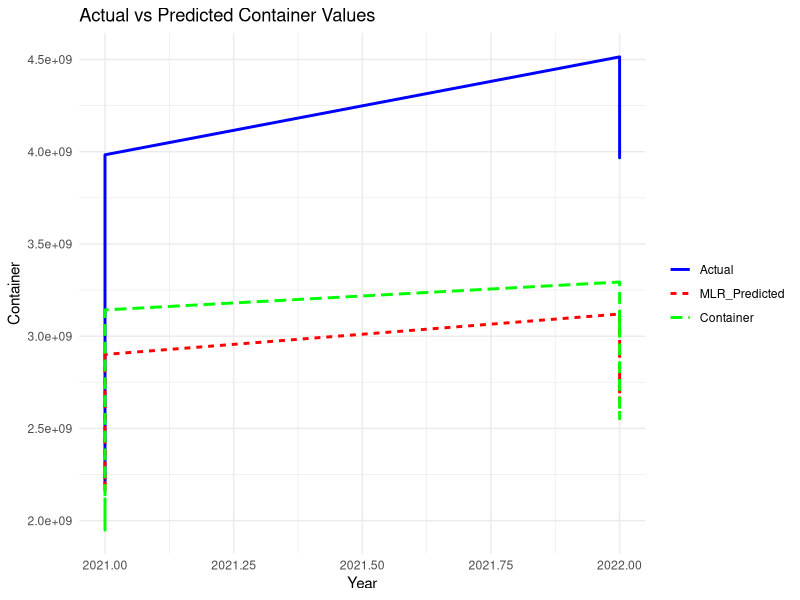

R code for this plot:
# Load necessary libraries
library(earth)
library(ggplot2)
library(dplyr)
library(lubridate)

# Read the data
data <- read.csv("container.csv")
data <- na.omit(data)

# Convert Date to Date format and extract Year
data$Date <- as.Date(data$Date, format = "%Y/%m/%d")
data$Year <- year(data$Date)

# Split data into training and testing sets
train_data <- subset(data, Year >= 2011 & Year <= 2020)
test_data <- subset(data, Year >= 2021 & Year <= 2023)

#---------------------------
# Identify KPIs using MLR
#---------------------------
# Fit MLR model
mlr_model <- lm(Container ~ ., data = train_data)
mlr_summary <- summary(mlr_model)

# Extract significant variables (p-value < 0.05)
names(coef(mlr_model))[which(mlr_summary$coefficients[, "Pr(>|t|)"] < 0.05)]
significant_vars_mlr <- names(coef(mlr_model))[which(mlr_summary$coefficients[, "Pr(>|t|)"] < 0.05)]
significant_vars_mlr <- significant_vars_mlr[significant_vars_mlr != "(Intercept)"]

#----------------------------
# Identify KPIs using MARS
#----------------------------
# Fit MARS model with default parameters
mars_model <- earth(Container ~ ., data = train_data)
mars_evimp <- evimp(mars_model)

# Extract variables used in MARS model
rownames(mars_evimp)
significant_vars_mars <- rownames(mars_evimp)

#-------------------------------
# Union of significant variables
#-------------------------------
key_vars <- union(significant_vars_mlr, significant_vars_mars)

#--------------------------------
# Refit models using key_vars
#--------------------------------
# Update formulas
formula <- as.formula(paste("Container ~", paste(key_vars, collapse = " + ")))

# Refit MLR model
mlr_container <- lm(formula, data = train_data)
summary(mlr_container)

# Refit MARS model
# Tuning the degree for optimal MARS model
min_mape <- Inf
best_degree <- 1

for(i in 1:4) {
  mars_model <- earth(formula, degree = i, data = train_data)
  mars_test_preds <- predict(mars_model, newdata = test_data)
  mape <- mean(abs((test_data$Container - mars_test_preds) / test_data$Container))
  
  if (mape < min_mape) {
    min_mape <- mape
    best_degree <- i
  }
}
print(paste("Best degree for MARS:", best_degree))

# Final MARS model with optimal degree
mars_container <- earth(formula, degree = best_degree, data = train_data)
summary(mars_container)

#-------------------------------
# Predictions and Performance
#-------------------------------
# Predictions on testing data
mlr_test_preds <- predict(mlr_container, newdata = test_data)
mars_test_preds <- predict(mars_container, newdata = test_data)

# Calculate performance metrics for MLR
mlr_rmse <- sqrt(mean((test_data$Container - mlr_test_preds)^2))
mlr_mae <- mean(abs(test_data$Container - mlr_test_preds))
mlr_mape <- mean(abs((test_data$Container - mlr_test_preds) / test_data$Container))

# Calculate performance metrics for MARS
mars_rmse <- sqrt(mean((test_data$Container - mars_test_preds)^2))
mars_mae <- mean(abs(test_data$Container - mars_test_preds))
mars_mape <- mean(abs((test_data$Container - mars_test_preds) / test_data$Container))

# Display metrics
performance_table <- data.frame(
  Method = c("MLR", "MARS"),
  RMSE = c(mlr_rmse, mars_rmse),
  MAE = c(mlr_mae, mars_mae),
  MAPE = c(mlr_mape, mars_mape)
)
print(performance_table)

#-------------------------------
# Managerial Insights
#-------------------------------
# Interpret the significant variables and discuss their impact on Container
# (This section would be written in your report or presentation)

#-------------------------------
# Plotting
#-------------------------------
# Combine actual and predicted values into one dataframe
plot_data <- data.frame(
  Year = test_data$Year,
  Actual = test_data$Container,
  MLR_Predicted = mlr_test_preds,
  MARS_Predicted = mars_test_preds
)

# Melt the data for plotting
library(reshape2)
plot_data_melted <- melt(plot_data, id.vars = "Year")

# Plot
ggplot(plot_data_melted, aes(x = Year, y = value, color = variable, linetype = variable)) +
  geom_line(size = 1) +
  labs(title = "Actual vs Predicted Container Values",
       x = "Year", y = "Container") +
  scale_color_manual(values = c("blue", "red", "green")) +
  theme_minimal() +
  theme(legend.title = element_blank())
